Frame 1 (no input): blank canvas, image omitted
Frame 60 (the mouse pressed at the canvas centre just before this capture): blank canvas, image omitted
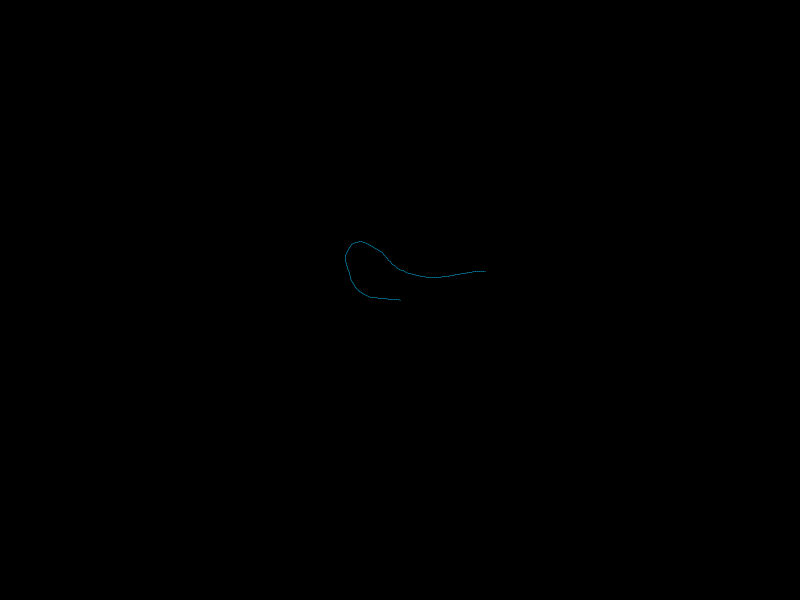
Frame 120 (the mouse held since frame 60 and released just before this capture)

The Processing sketch whose frames 1 and 60 were blank and that drew this single picture after the mouse press (run headless with seeded random() and noise(); from frame 60 on, the mouse is pressed at the canvas centre):

// Processing sketch: particle
// ── particle.pde
// PARTICLE DRIVEN BY NOISE

float t = 0;
PVector pos;

void setup() {
  size(800, 600);
  pos = new PVector(width/2, height/2);
  background(0);
  stroke(0, 200, 255, 100);
}

void draw() {
  float angle = noise(pos.x * 0.005, pos.y * 0.005, t) * TWO_PI * 2;

  PVector dir = PVector.fromAngle(angle);
  dir.mult(2);

  PVector old = pos.copy();
  pos.add(dir);

  line(old.x, old.y, pos.x, pos.y);

  t += 0.01;
}
